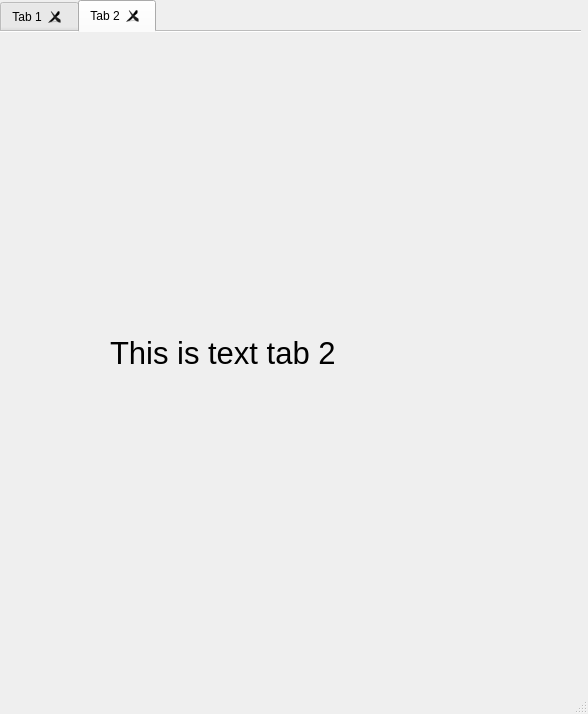
<?xml version="1.0" encoding="UTF-8"?>
<ui version="4.0">
 <class>MainWindow</class>
 <widget class="QMainWindow" name="MainWindow">
  <property name="geometry">
   <rect>
    <x>0</x>
    <y>0</y>
    <width>588</width>
    <height>714</height>
   </rect>
  </property>
  <property name="windowTitle">
   <string>MainWindow</string>
  </property>
  <widget class="QWidget" name="centralwidget">
   <widget class="QTabWidget" name="tabWidget">
    <property name="geometry">
     <rect>
      <x>0</x>
      <y>0</y>
      <width>581</width>
      <height>691</height>
     </rect>
    </property>
    <property name="currentIndex">
     <number>1</number>
    </property>
    <property name="documentMode">
     <bool>true</bool>
    </property>
    <property name="tabsClosable">
     <bool>true</bool>
    </property>
    <widget class="QWidget" name="tab">
     <attribute name="title">
      <string>Tab 1</string>
     </attribute>
     <widget class="QLabel" name="label">
      <property name="geometry">
       <rect>
        <x>0</x>
        <y>0</y>
        <width>571</width>
        <height>641</height>
       </rect>
      </property>
      <property name="text">
       <string/>
      </property>
      <property name="pixmap">
       <pixmap>../../../Desktop/KL sekil_edit.png</pixmap>
      </property>
     </widget>
    </widget>
    <widget class="QWidget" name="tab_2">
     <attribute name="title">
      <string>Tab 2</string>
     </attribute>
     <widget class="QLabel" name="label_2">
      <property name="geometry">
       <rect>
        <x>110</x>
        <y>170</y>
        <width>321</width>
        <height>301</height>
       </rect>
      </property>
      <property name="font">
       <font>
        <pointsize>23</pointsize>
       </font>
      </property>
      <property name="text">
       <string>This is text tab 2</string>
      </property>
     </widget>
    </widget>
   </widget>
  </widget>
  <widget class="QMenuBar" name="menubar">
   <property name="geometry">
    <rect>
     <x>0</x>
     <y>0</y>
     <width>588</width>
     <height>21</height>
    </rect>
   </property>
  </widget>
  <widget class="QStatusBar" name="statusbar"/>
 </widget>
 <resources/>
 <connections/>
</ui>
